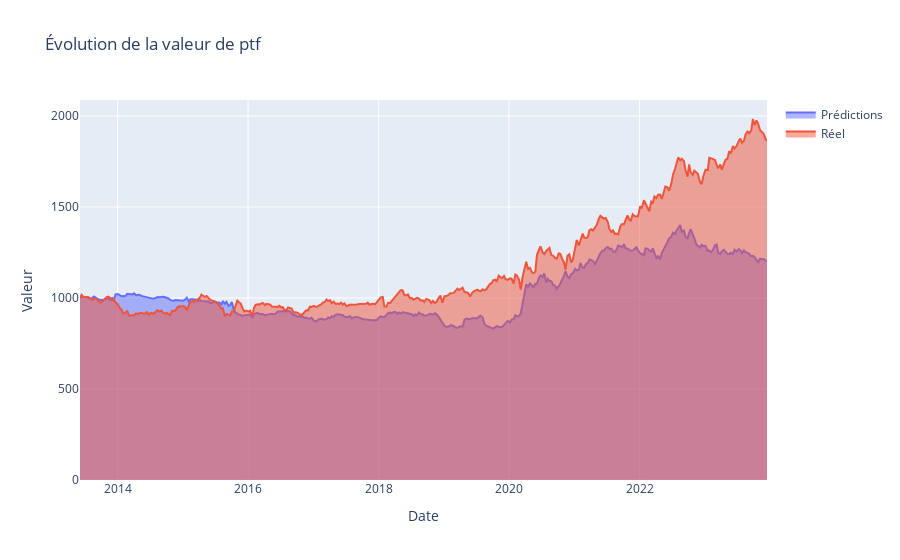

Write notebook code for a chart like this one.
### Code cell


### Figure 1 — Plotly figure (JSON) as saved in the notebook; plotly's stock layout.template omitted (floating-point values rounded to 4 significant figures; data arrays with more than 128 entries replaced by an {"elided": "..."} marker saying what was removed)
{"data": [{"fill": "tozeroy", "mode": "lines", "name": "Prédictions", "x": {"elided": "380 str values"}, "y": {"elided": "380 float values"}, "type": "scatter"}, {"fill": "tozeroy", "mode": "lines", "name": "Réel", "x": {"elided": "380 str values"}, "y": {"elided": "380 float values"}, "type": "scatter"}], "layout": {"title": {"text": "Évolution de la valeur de ptf"}, "xaxis": {"title": {"text": "Date"}}, "yaxis": {"title": {"text": "Valeur"}}}}
